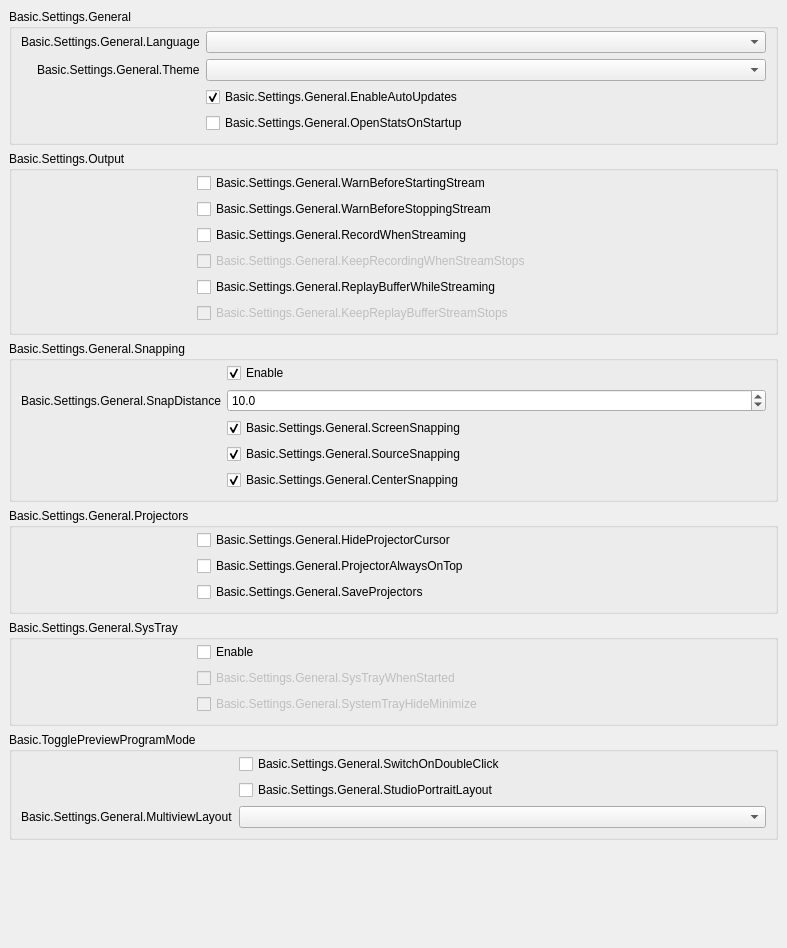
           <widget class="QWidget" name="scrollAreaWidgetContents_2">
            <property name="geometry">
             <rect>
              <x>0</x>
              <y>0</y>
              <width>787</width>
              <height>948</height>
             </rect>
            </property>
            <layout class="QVBoxLayout" name="verticalLayout_19">
             <property name="leftMargin">
              <number>0</number>
             </property>
             <property name="topMargin">
              <number>0</number>
             </property>
             <property name="rightMargin">
              <number>0</number>
             </property>
             <property name="bottomMargin">
              <number>9</number>
             </property>
             <item alignment="Qt::AlignTop">
              <widget class="QWidget" name="widget_2" native="true">
               <layout class="QVBoxLayout" name="verticalLayout_20">
                <item>
                 <widget class="QGroupBox" name="groupBox_15">
                  <property name="title">
                   <string>Basic.Settings.General</string>
                  </property>
                  <layout class="QFormLayout" name="formLayout_32">
                   <property name="fieldGrowthPolicy">
                    <enum>QFormLayout::AllNonFixedFieldsGrow</enum>
                   </property>
                   <property name="labelAlignment">
                    <set>Qt::AlignRight|Qt::AlignTrailing|Qt::AlignVCenter</set>
                   </property>
                   <property name="topMargin">
                    <number>2</number>
                   </property>
                   <item row="0" column="0">
                    <widget class="QLabel" name="label">
                     <property name="text">
                      <string>Basic.Settings.General.Language</string>
                     </property>
                     <property name="buddy">
                      <cstring>language</cstring>
                     </property>
                    </widget>
                   </item>
                   <item row="0" column="1">
                    <widget class="QComboBox" name="language"/>
                   </item>
                   <item row="1" column="0">
                    <widget class="QLabel" name="label_42">
                     <property name="text">
                      <string>Basic.Settings.General.Theme</string>
                     </property>
                     <property name="buddy">
                      <cstring>theme</cstring>
                     </property>
                    </widget>
                   </item>
                   <item row="1" column="1">
                    <widget class="QComboBox" name="theme"/>
                   </item>
                   <item row="2" column="0">
                    <spacer name="horizontalSpacer_3">
                     <property name="orientation">
                      <enum>Qt::Horizontal</enum>
                     </property>
                     <property name="sizeType">
                      <enum>QSizePolicy::Fixed</enum>
                     </property>
                     <property name="sizeHint" stdset="0">
                      <size>
                       <width>170</width>
                       <height>5</height>
                      </size>
                     </property>
                    </spacer>
                   </item>
                   <item row="2" column="1">
                    <widget class="QCheckBox" name="enableAutoUpdates">
                     <property name="text">
                      <string>Basic.Settings.General.EnableAutoUpdates</string>
                     </property>
                     <property name="checked">
                      <bool>true</bool>
                     </property>
                    </widget>
                   </item>
                   <item row="3" column="1">
                    <widget class="QCheckBox" name="openStatsOnStartup">
                     <property name="text">
                      <string>Basic.Settings.General.OpenStatsOnStartup</string>
                     </property>
                    </widget>
                   </item>
                  </layout>
                 </widget>
                </item>
                <item>
                 <widget class="QGroupBox" name="groupBox_16">
                  <property name="title">
                   <string>Basic.Settings.Output</string>
                  </property>
                  <layout class="QFormLayout" name="formLayout_2">
                   <property name="fieldGrowthPolicy">
                    <enum>QFormLayout::AllNonFixedFieldsGrow</enum>
                   </property>
                   <property name="topMargin">
                    <number>2</number>
                   </property>
                   <item row="0" column="0">
                    <spacer name="horizontalSpacer_5">
                     <property name="orientation">
                      <enum>Qt::Horizontal</enum>
                     </property>
                     <property name="sizeType">
                      <enum>QSizePolicy::Fixed</enum>
                     </property>
                     <property name="sizeHint" stdset="0">
                      <size>
                       <width>170</width>
                       <height>5</height>
                      </size>
                     </property>
                    </spacer>
                   </item>
                   <item row="0" column="1">
                    <widget class="QCheckBox" name="warnBeforeStreamStart">
                     <property name="text">
                      <string>Basic.Settings.General.WarnBeforeStartingStream</string>
                     </property>
                    </widget>
                   </item>
                   <item row="1" column="1">
                    <widget class="QCheckBox" name="warnBeforeStreamStop">
                     <property name="text">
                      <string>Basic.Settings.General.WarnBeforeStoppingStream</string>
                     </property>
                    </widget>
                   </item>
                   <item row="2" column="1">
                    <widget class="QCheckBox" name="recordWhenStreaming">
                     <property name="text">
                      <string>Basic.Settings.General.RecordWhenStreaming</string>
                     </property>
                    </widget>
                   </item>
                   <item row="3" column="1">
                    <widget class="QCheckBox" name="keepRecordStreamStops">
                     <property name="enabled">
                      <bool>false</bool>
                     </property>
                     <property name="text">
                      <string>Basic.Settings.General.KeepRecordingWhenStreamStops</string>
                     </property>
                    </widget>
                   </item>
                   <item row="4" column="1">
                    <widget class="QCheckBox" name="replayWhileStreaming">
                     <property name="text">
                      <string>Basic.Settings.General.ReplayBufferWhileStreaming</string>
                     </property>
                    </widget>
                   </item>
                   <item row="5" column="1">
                    <widget class="QCheckBox" name="keepReplayStreamStops">
                     <property name="enabled">
                      <bool>false</bool>
                     </property>
                     <property name="text">
                      <string>Basic.Settings.General.KeepReplayBufferStreamStops</string>
                     </property>
                    </widget>
                   </item>
                  </layout>
                 </widget>
                </item>
                <item>
                 <widget class="QGroupBox" name="groupBox_10">
                  <property name="enabled">
                   <bool>true</bool>
                  </property>
                  <property name="sizePolicy">
                   <sizepolicy hsizetype="Preferred" vsizetype="Maximum">
                    <horstretch>0</horstretch>
                    <verstretch>0</verstretch>
                   </sizepolicy>
                  </property>
                  <property name="title">
                   <string>Basic.Settings.General.Snapping</string>
                  </property>
                  <property name="flat">
                   <bool>false</bool>
                  </property>
                  <layout class="QFormLayout" name="formLayout_21">
                   <property name="fieldGrowthPolicy">
                    <enum>QFormLayout::AllNonFixedFieldsGrow</enum>
                   </property>
                   <property name="labelAlignment">
                    <set>Qt::AlignRight|Qt::AlignTrailing|Qt::AlignVCenter</set>
                   </property>
                   <property name="topMargin">
                    <number>2</number>
                   </property>
                   <item row="0" column="1">
                    <widget class="QCheckBox" name="snappingEnabled">
                     <property name="text">
                      <string>Enable</string>
                     </property>
                     <property name="checked">
                      <bool>true</bool>
                     </property>
                    </widget>
                   </item>
                   <item row="2" column="1">
                    <widget class="QCheckBox" name="screenSnapping">
                     <property name="text">
                      <string>Basic.Settings.General.ScreenSnapping</string>
                     </property>
                     <property name="checked">
                      <bool>true</bool>
                     </property>
                    </widget>
                   </item>
                   <item row="4" column="1">
                    <widget class="QCheckBox" name="centerSnapping">
                     <property name="text">
                      <string>Basic.Settings.General.CenterSnapping</string>
                     </property>
                     <property name="checked">
                      <bool>true</bool>
                     </property>
                    </widget>
                   </item>
                   <item row="3" column="1">
                    <widget class="QCheckBox" name="sourceSnapping">
                     <property name="text">
                      <string>Basic.Settings.General.SourceSnapping</string>
                     </property>
                     <property name="checked">
                      <bool>true</bool>
                     </property>
                    </widget>
                   </item>
                   <item row="1" column="1">
                    <widget class="QDoubleSpinBox" name="snapDistance">
                     <property name="decimals">
                      <number>1</number>
                     </property>
                     <property name="singleStep">
                      <double>0.500000000000000</double>
                     </property>
                     <property name="value">
                      <double>10.000000000000000</double>
                     </property>
                    </widget>
                   </item>
                   <item row="1" column="0">
                    <widget class="QLabel" name="label_9">
                     <property name="text">
                      <string>Basic.Settings.General.SnapDistance</string>
                     </property>
                     <property name="buddy">
                      <cstring>snapDistance</cstring>
                     </property>
                    </widget>
                   </item>
                   <item row="3" column="0">
                    <spacer name="horizontalSpacer_4">
                     <property name="orientation">
                      <enum>Qt::Horizontal</enum>
                     </property>
                     <property name="sizeType">
                      <enum>QSizePolicy::Fixed</enum>
                     </property>
                     <property name="sizeHint" stdset="0">
                      <size>
                       <width>170</width>
                       <height>5</height>
                      </size>
                     </property>
                    </spacer>
                   </item>
                  </layout>
                 </widget>
                </item>
                <item>
                 <widget class="QGroupBox" name="groupBox_14">
                  <property name="title">
                   <string>Basic.Settings.General.Projectors</string>
                  </property>
                  <layout class="QFormLayout" name="formLayout_28">
                   <property name="fieldGrowthPolicy">
                    <enum>QFormLayout::AllNonFixedFieldsGrow</enum>
                   </property>
                   <property name="topMargin">
                    <number>2</number>
                   </property>
                   <item row="0" column="1">
                    <widget class="QCheckBox" name="hideProjectorCursor">
                     <property name="text">
                      <string>Basic.Settings.General.HideProjectorCursor</string>
                     </property>
                    </widget>
                   </item>
                   <item row="1" column="1">
                    <widget class="QCheckBox" name="projectorAlwaysOnTop">
                     <property name="text">
                      <string>Basic.Settings.General.ProjectorAlwaysOnTop</string>
                     </property>
                    </widget>
                   </item>
                   <item row="2" column="1">
                    <widget class="QCheckBox" name="saveProjectors">
                     <property name="text">
                      <string>Basic.Settings.General.SaveProjectors</string>
                     </property>
                    </widget>
                   </item>
                   <item row="1" column="0">
                    <spacer name="horizontalSpacer">
                     <property name="orientation">
                      <enum>Qt::Horizontal</enum>
                     </property>
                     <property name="sizeType">
                      <enum>QSizePolicy::Fixed</enum>
                     </property>
                     <property name="sizeHint" stdset="0">
                      <size>
                       <width>170</width>
                       <height>5</height>
                      </size>
                     </property>
                    </spacer>
                   </item>
                  </layout>
                 </widget>
                </item>
                <item>
                 <widget class="QGroupBox" name="groupBox_13">
                  <property name="title">
                   <string>Basic.Settings.General.SysTray</string>
                  </property>
                  <layout class="QFormLayout" name="formLayout_29">
                   <property name="fieldGrowthPolicy">
                    <enum>QFormLayout::AllNonFixedFieldsGrow</enum>
                   </property>
                   <property name="topMargin">
                    <number>2</number>
                   </property>
                   <item row="0" column="1">
                    <widget class="QCheckBox" name="systemTrayEnabled">
                     <property name="text">
                      <string>Enable</string>
                     </property>
                    </widget>
                   </item>
                   <item row="1" column="1">
                    <widget class="QCheckBox" name="systemTrayWhenStarted">
                     <property name="enabled">
                      <bool>false</bool>
                     </property>
                     <property name="text">
                      <string>Basic.Settings.General.SysTrayWhenStarted</string>
                     </property>
                    </widget>
                   </item>
                   <item row="2" column="1">
                    <widget class="QCheckBox" name="systemTrayAlways">
                     <property name="enabled">
                      <bool>false</bool>
                     </property>
                     <property name="text">
                      <string>Basic.Settings.General.SystemTrayHideMinimize</string>
                     </property>
                    </widget>
                   </item>
                   <item row="1" column="0">
                    <spacer name="horizontalSpacer_2">
                     <property name="orientation">
                      <enum>Qt::Horizontal</enum>
                     </property>
                     <property name="sizeType">
                      <enum>QSizePolicy::Fixed</enum>
                     </property>
                     <property name="sizeHint" stdset="0">
                      <size>
                       <width>170</width>
                       <height>5</height>
                      </size>
                     </property>
                    </spacer>
                   </item>
                  </layout>
                 </widget>
                </item>
                <item>
                 <widget class="QGroupBox" name="groupBox_11">
                  <property name="title">
                   <string>Basic.TogglePreviewProgramMode</string>
                  </property>
                  <layout class="QFormLayout" name="formLayout_31">
                   <property name="fieldGrowthPolicy">
                    <enum>QFormLayout::AllNonFixedFieldsGrow</enum>
                   </property>
                   <property name="labelAlignment">
                    <set>Qt::AlignRight|Qt::AlignTrailing|Qt::AlignVCenter</set>
                   </property>
                   <property name="topMargin">
                    <number>2</number>
                   </property>
                   <item row="0" column="1">
                    <widget class="QCheckBox" name="doubleClickSwitch">
                     <property name="text">
                      <string>Basic.Settings.General.SwitchOnDoubleClick</string>
                     </property>
                    </widget>
                   </item>
                   <item row="0" column="0">
                    <spacer name="horizontalSpacer_6">
                     <property name="orientation">
                      <enum>Qt::Horizontal</enum>
                     </property>
                     <property name="sizeHint" stdset="0">
                      <size>
                       <width>170</width>
                       <height>5</height>
                      </size>
                     </property>
                    </spacer>
                   </item>
                   <item row="1" column="1">
                    <widget class="QCheckBox" name="studioPortraitLayout">
                     <property name="text">
                      <string>Basic.Settings.General.StudioPortraitLayout</string>
                     </property>
                    </widget>
                   </item>
                   <item row="2" column="1">
                    <widget class="QComboBox" name="multiviewLayout"/>
                   </item>
                   <item row="2" column="0">
                    <widget class="QLabel" name="label_64">
                     <property name="text">
                      <string>Basic.Settings.General.MultiviewLayout</string>
                     </property>
                     <property name="buddy">
                      <cstring>multiviewLayout</cstring>
                     </property>
                    </widget>
                   </item>
                  </layout>
                 </widget>
                </item>
               </layout>
              </widget>
             </item>
            </layout>
           </widget>
